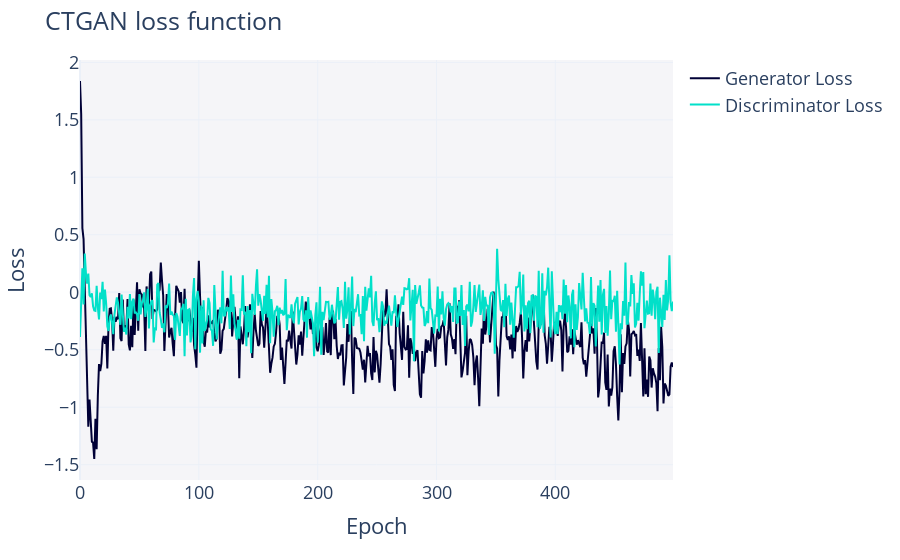

The code cell stored with this chart in its notebook:
### Code cell
# check loss function
fig = gen.get_loss_values_plot()
fig.show()

### Figure 1 — Plotly figure (JSON) as saved in the notebook; plotly's stock layout.template omitted (floating-point values rounded to 4 significant figures; data arrays with more than 128 entries replaced by an {"elided": "..."} marker saying what was removed)
{"data": [{"hovertemplate": "variable=Generator Loss<br>Epoch=%{x}<br>value=%{y}<extra></extra>", "legendgroup": "Generator Loss", "line": {"color": "#000036", "dash": "solid"}, "marker": {"symbol": "circle"}, "mode": "lines", "name": "Generator Loss", "orientation": "v", "showlegend": true, "type": "scatter", "x": {"elided": "500 int values"}, "xaxis": "x", "y": {"elided": "500 float values"}, "yaxis": "y"}, {"hovertemplate": "variable=Discriminator Loss<br>Epoch=%{x}<br>value=%{y}<extra></extra>", "legendgroup": "Discriminator Loss", "line": {"color": "#01E0C9", "dash": "solid"}, "marker": {"symbol": "circle"}, "mode": "lines", "name": "Discriminator Loss", "orientation": "v", "showlegend": true, "type": "scatter", "x": {"elided": "500 int values"}, "xaxis": "x", "y": {"elided": "500 float values"}, "yaxis": "y"}], "layout": {"font": {"size": 18}, "legend": {"orientation": "v", "title": {"text": ""}, "tracegroupgap": 0}, "margin": {"t": 60}, "plot_bgcolor": "#F5F5F8", "title": {"text": "CTGAN loss function"}, "xaxis": {"anchor": "y", "domain": [0, 1], "title": {"text": "Epoch"}}, "yaxis": {"anchor": "x", "domain": [0, 1], "title": {"text": "Loss"}}}}
